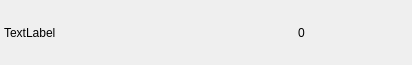
<?xml version="1.0" encoding="UTF-8"?>
<ui version="4.0">
 <class>MagnetListItem</class>
 <widget class="QWidget" name="MagnetListItem">
  <property name="geometry">
   <rect>
    <x>0</x>
    <y>0</y>
    <width>412</width>
    <height>65</height>
   </rect>
  </property>
  <property name="windowTitle">
   <string>Form</string>
  </property>
  <layout class="QHBoxLayout" name="horizontalLayout">
   <property name="leftMargin">
    <number>4</number>
   </property>
   <property name="topMargin">
    <number>0</number>
   </property>
   <property name="rightMargin">
    <number>4</number>
   </property>
   <property name="bottomMargin">
    <number>0</number>
   </property>
   <item>
    <widget class="QLabel" name="mitigationDeviceLabel">
     <property name="text">
      <string>TextLabel</string>
     </property>
    </widget>
   </item>
   <item>
    <widget class="PyDMLabel" name="mitigationDeviceDescriptionLabel">
     <property name="toolTip">
      <string/>
     </property>
     <property name="whatsThis">
      <string/>
     </property>
    </widget>
   </item>
   <item>
    <widget class="PyDMLabel" name="mitigationDeviceClassLabel">
     <property name="sizePolicy">
      <sizepolicy hsizetype="Maximum" vsizetype="Preferred">
       <horstretch>0</horstretch>
       <verstretch>0</verstretch>
      </sizepolicy>
     </property>
     <property name="minimumSize">
      <size>
       <width>110</width>
       <height>0</height>
      </size>
     </property>
     <property name="maximumSize">
      <size>
       <width>40</width>
       <height>16777215</height>
      </size>
     </property>
     <property name="toolTip">
      <string/>
     </property>
     <property name="whatsThis">
      <string/>
     </property>
     <property name="text">
      <string>0</string>
     </property>
     <property name="alarmSensitiveText" stdset="0">
      <bool>false</bool>
     </property>
     <property name="alarmSensitiveBorder" stdset="0">
      <bool>true</bool>
     </property>
     <property name="precision">
      <number>0</number>
     </property>
    </widget>
   </item>
  </layout>
 </widget>
 <customwidgets>
  <customwidget>
   <class>PyDMLabel</class>
   <extends>QLabel</extends>
   <header>pydm.widgets.label</header>
  </customwidget>
 </customwidgets>
 <resources/>
 <connections/>
</ui>
